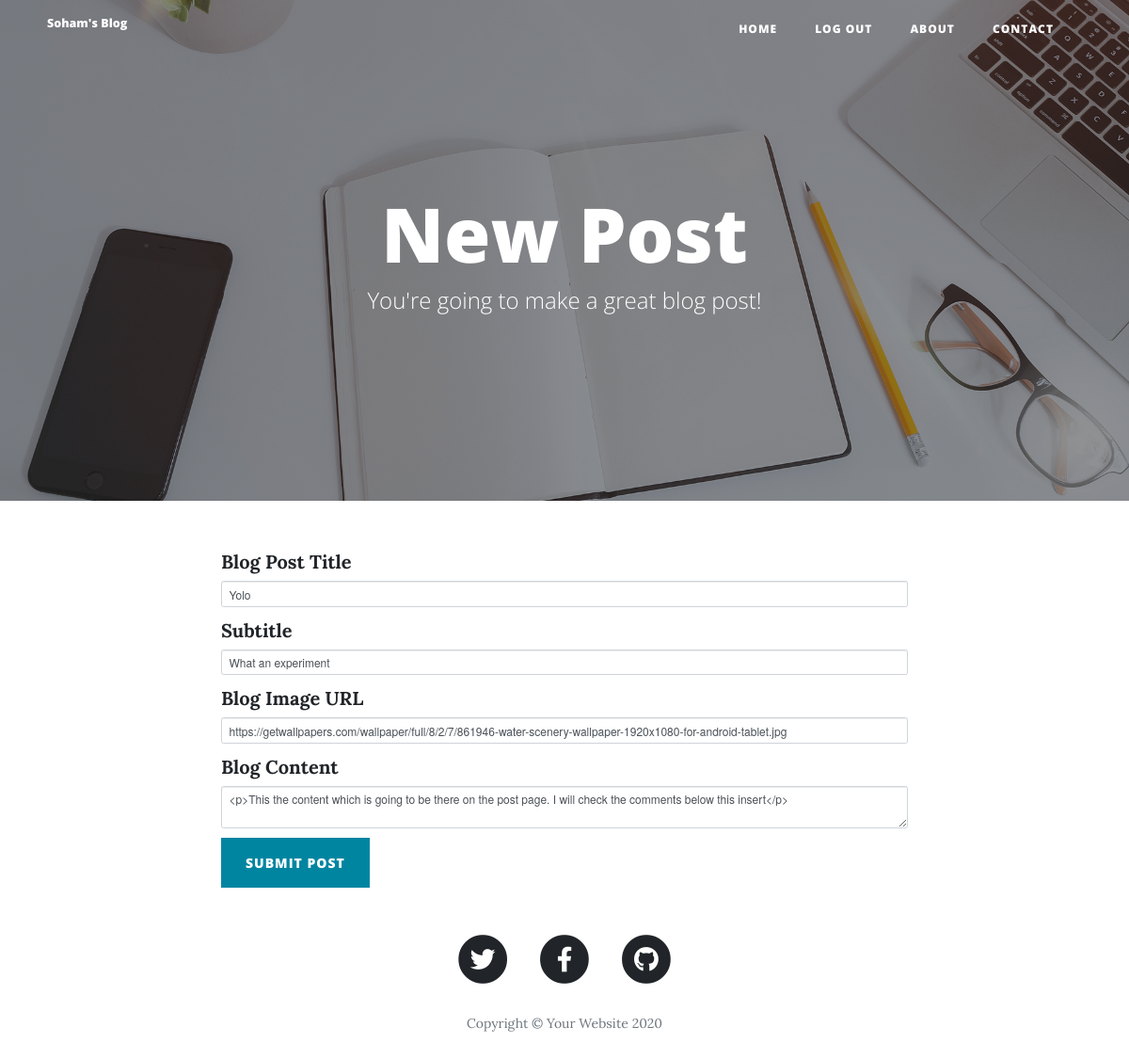
The app's page /edit-post/1 (signed in) with its own data.
### main.py (models this page shows)
class BlogPost(db.Model):
    __tablename__ = "blog_posts"
    id = db.Column(db.Integer, primary_key=True)
    author_id = db.Column(db.Integer, db.ForeignKey('users.id'))
    author = relationship('User', back_populates='posts')
    title = db.Column(db.String(250), unique=True, nullable=False)
    subtitle = db.Column(db.String(250), nullable=False)
    date = db.Column(db.String(250), nullable=False)
    body = db.Column(db.Text, nullable=False)
    img_url = db.Column(db.String(250), nullable=False)
    comments = relationship('Comment', back_populates = 'parent_post')

### main.py (the view, shortened to what this page needs)
@app.route("/edit-post/<int:post_id>", methods=['GET','POST'])
@admin_only
def edit_post(post_id):
    post = BlogPost.query.get(post_id)
    edit_form = CreatePostForm(
        title=post.title,
        subtitle=post.subtitle,
        img_url=post.img_url,
        body=post.body
    )
    return render_template("make-post.html", form=edit_form, current_user = current_user)

### forms.py
class CreatePostForm(FlaskForm):
    title = StringField("Blog Post Title", validators=[DataRequired()])
    subtitle = StringField("Subtitle", validators=[DataRequired()])
    img_url = StringField("Blog Image URL", validators=[DataRequired(), URL()])
    body = CKEditorField("Blog Content", validators=[DataRequired()])
    submit = SubmitField("Submit Post")

### main.py (called while the page is built)
def admin_only(function):
    @wraps(function)
    def decorated_function(*args, **kwargs):
        if current_user.id != 1:
            return abort(403)
        return function(*args, **kwargs)
    return decorated_function

@login_manager.user_loader
def load_user(user_id):
    return User.query.get(int(user_id))

### templates/make-post.html (shortened to what this page needs)
{% extends 'bootstrap/base.html' %}
{% import "bootstrap/wtf.html" as wtf %}
{% block content %}
{% include "header.html" %}
  <header class="masthead" style="background-image: url('{{ url_for('static', filename='img/edit-bg.jpg')}}')">
    <div class="overlay"></div>
    <div class="container">
      <div class="row">
        <div class="col-lg-8 col-md-10 mx-auto">
          <div class="page-heading">
            {% if is_edit: %}
            <h1>Edit Post</h1>
            {% else: %}
            <h1>New Post</h1>
            {% endif %}
            <span class="subheading">You're going to make a great blog post!</span>
          </div>
        </div>
      </div>
    </div>
  </header>
  <div class="container">
    <div class="row">
      <div class="col-lg-8 col-md-10 mx-auto">
        {{ wtf.quick_form(form, novalidate=True, button_map={"submit": "primary"}) }}
      </div>
    </div>
  </div>
{% include "footer.html" %}
{% endblock %}

### templates/header.html (shortened to what this page needs)
<!DOCTYPE html>
<html lang="en">
<head>
  <link href="{{ url_for('static', filename='vendor/bootstrap/css/bootstrap.min.css') }}" rel="stylesheet">
  <link href="{{ url_for('static', filename='vendor/fontawesome-free/css/all.min.css')}}" rel="stylesheet" type="text/css">
  <link href="{{ url_for('static', filename='css/clean-blog.min.css')}}" rel="stylesheet">
</head>
<body>
  <nav class="navbar navbar-expand-lg navbar-light fixed-top" id="mainNav">
    <div class="container">
      <a class="navbar-brand" href="{{url_for('get_all_posts')}}">Soham's Blog</a>
      <div class="collapse navbar-collapse" id="navbarResponsive">
        <ul class="navbar-nav ml-auto">
          <li class="nav-item">
            <a class="nav-link" href="{{ url_for('get_all_posts') }}">Home</a>
          </li>
          {% if not current_user.is_authenticated: %}
          <li class="nav-item">
            <a class="nav-link" href="{{ url_for('login') }}">Login</a>
          </li>
          <li class="nav-item">
            <a class="nav-link" href="{{ url_for('register') }}">Register</a>
          </li>
          {% else %}
          <li class="nav-item">
            <a class="nav-link" href="{{ url_for('logout') }}">Log Out</a>
          </li>
          {% endif %}
          <li class="nav-item">
            <a class="nav-link" href="{{ url_for('about') }}">About</a>
          </li>
          <li class="nav-item">
            <a class="nav-link" href="{{ url_for('contact') }}">Contact</a>
          </li>
        </ul>
      </div>
    </div>
  </nav>

### templates/footer.html (shortened to what this page needs)
  <footer>
    <div class="container">
      <div class="row">
        <div class="col-lg-8 col-md-10 mx-auto">
          <ul class="list-inline text-center">
            <li class="list-inline-item">
              <a href="#">
                <span class="fa-stack fa-lg">
                  <i class="fas fa-circle fa-stack-2x"></i>
                  <i class="fab fa-twitter fa-stack-1x fa-inverse"></i>
                </span>
              </a>
            </li>
            <li class="list-inline-item">
              <a href="#">
                <span class="fa-stack fa-lg">
                  <i class="fas fa-circle fa-stack-2x"></i>
                  <i class="fab fa-facebook-f fa-stack-1x fa-inverse"></i>
                </span>
              </a>
            </li>
            <li class="list-inline-item">
              <a href="#">
                <span class="fa-stack fa-lg">
                  <i class="fas fa-circle fa-stack-2x"></i>
                  <i class="fab fa-github fa-stack-1x fa-inverse"></i>
                </span>
              </a>
            </li>
          </ul>
          <p class="copyright text-muted">Copyright &copy; Your Website 2020</p>
        </div>
      </div>
    </div>
  </footer>
</body>
</html>

### records on screen
BlogPost: title "Yolo", subtitle "What an experiment", img_url "https://getwallpapers.com/wallpaper/full/8/2/7/861946-water-scenery-wallpaper-1920x1080-for-android-tablet.jpg", body "<p>This the content which is going to be there on the post page. I will check the comments below this insert</p>"
